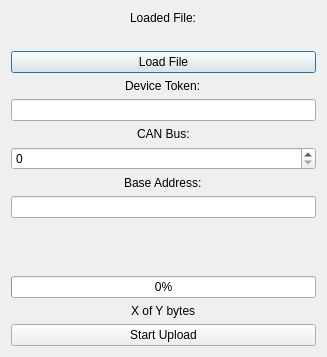
<?xml version="1.0" encoding="UTF-8"?>
<ui version="4.0">
 <class>FirmwareUploaderWindow</class>
 <widget class="QDialog" name="FirmwareUploaderWindow">
  <property name="geometry">
   <rect>
    <x>0</x>
    <y>0</y>
    <width>327</width>
    <height>357</height>
   </rect>
  </property>
  <property name="windowTitle">
   <string>Firmware Updater</string>
  </property>
  <layout class="QVBoxLayout" name="verticalLayout">
   <item alignment="Qt::AlignHCenter">
    <widget class="QLabel" name="label_2">
     <property name="text">
      <string>Loaded File:</string>
     </property>
    </widget>
   </item>
   <item>
    <widget class="QLabel" name="lblFilename">
     <property name="text">
      <string/>
     </property>
    </widget>
   </item>
   <item>
    <widget class="QPushButton" name="btnLoadFile">
     <property name="text">
      <string>Load File</string>
     </property>
    </widget>
   </item>
   <item alignment="Qt::AlignHCenter">
    <widget class="QLabel" name="label">
     <property name="text">
      <string>Device Token:</string>
     </property>
    </widget>
   </item>
   <item>
    <widget class="QLineEdit" name="txtToken"/>
   </item>
   <item alignment="Qt::AlignHCenter">
    <widget class="QLabel" name="label_4">
     <property name="text">
      <string>CAN Bus:</string>
     </property>
    </widget>
   </item>
   <item>
    <widget class="QSpinBox" name="spinBus"/>
   </item>
   <item alignment="Qt::AlignHCenter">
    <widget class="QLabel" name="label_3">
     <property name="text">
      <string>Base Address:</string>
     </property>
    </widget>
   </item>
   <item>
    <widget class="QLineEdit" name="txtBaseAddr"/>
   </item>
   <item>
    <spacer name="verticalSpacer">
     <property name="orientation">
      <enum>Qt::Vertical</enum>
     </property>
     <property name="sizeHint" stdset="0">
      <size>
       <width>20</width>
       <height>40</height>
      </size>
     </property>
    </spacer>
   </item>
   <item>
    <widget class="QProgressBar" name="progressBar">
     <property name="value">
      <number>0</number>
     </property>
    </widget>
   </item>
   <item alignment="Qt::AlignHCenter">
    <widget class="QLabel" name="lblProgress">
     <property name="text">
      <string>X of Y bytes</string>
     </property>
    </widget>
   </item>
   <item>
    <widget class="QPushButton" name="btnStartStop">
     <property name="text">
      <string>Start Upload</string>
     </property>
    </widget>
   </item>
  </layout>
 </widget>
 <resources/>
 <connections/>
</ui>
